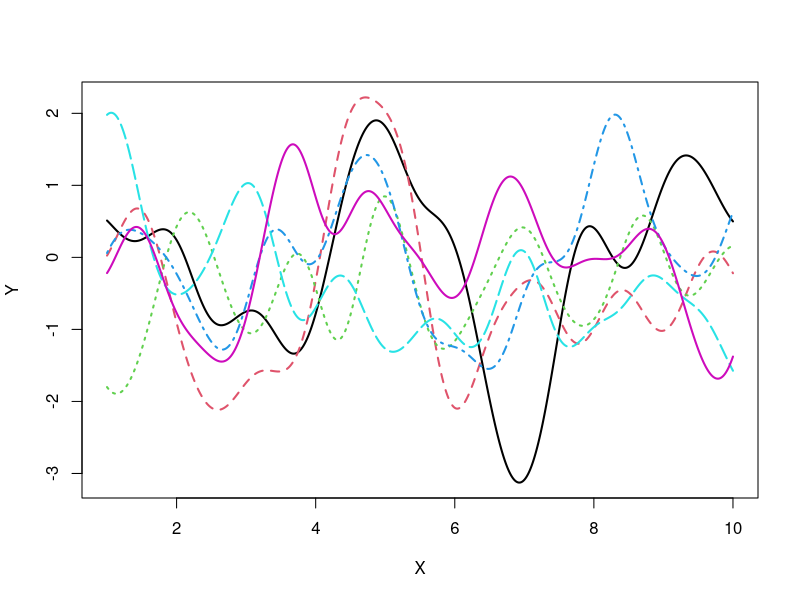
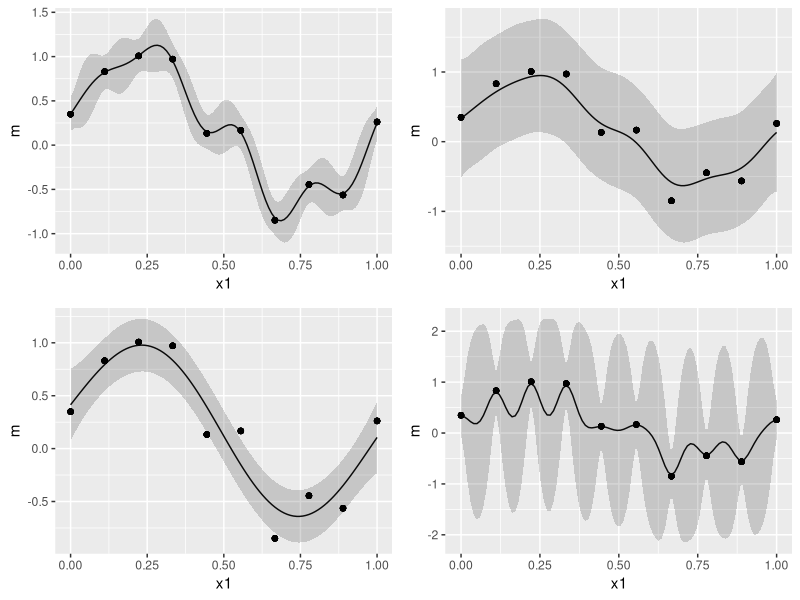
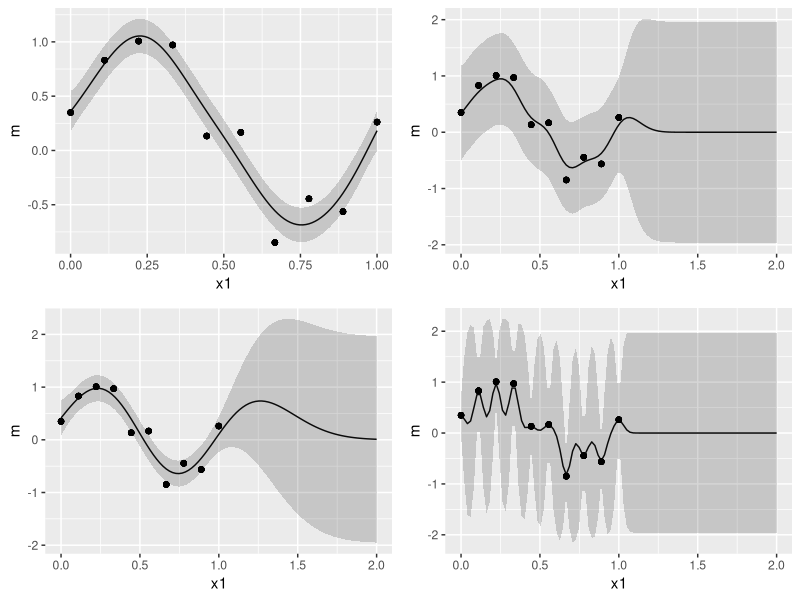

These figures' R source, in order:
## ---- chunk 1
def.source.hook  <- knitr::knit_hooks$get("source")
knitr::knit_hooks$set(source = function(x, options) {
  x <- def.source.hook(x, options)
  x <- ifelse(!is.null(options$linestretch), 
              paste0("\\linespread{", options$linestretch,"}\n", x, "\n\n\\linespread{", lstr,"}"), 
              x)
  ifelse(!is.null(options$size), 
         paste0("\\", options$size,"\n\n", x, "\n\n \\normalsize"), 
         x)
})
knitr::opts_chunk$set(warning = FALSE)
knitr::opts_chunk$set(message = FALSE)
## ---- chunk 2
# Define Kernel function
Kernel_Mat <- function(X,sigma,beta){
  N <- NROW(X)
  K <- matrix(0,N,N)
  for (i in 1:N) {
    for (k in 1:N) {
      if(i==k) kdelta = 1 else kdelta = 0
      K[i,k] <- K[k,i] <- exp(-t(X[i,]-X[k,])%*%(X[i,]-X[k,])/(2*sigma^2)) + beta^{-1}*kdelta
    }
  }
  return(K)
}

N <- 10 # max value of X
M <- 1000 # sample size
X <- matrix(seq(1,N,length=M),M,1) # create X
testK <- Kernel_Mat(X,0.5,1e+18) # calc kernel matrix

library(MASS)

P <- 6 # num of sample path
Y <- matrix(0,M,P) # define Y

for(i in 1:P){
  Y[,i] <- mvrnorm(n=1,rep(0,M),testK) # sample Y
}

# Plot
matplot(x=X,y=Y,type = "l",lwd = 2)

## ---- chunk 3
library(ggplot2)
library(grid)

# 1.Gaussian Process Regression

# PRML's synthetic data set
curve_fitting <- data.frame(
  x=c(0.000000,0.111111,0.222222,0.333333,0.444444,0.555556,0.666667,0.777778,0.888889,1.000000),
  t=c(0.349486,0.830839,1.007332,0.971507,0.133066,0.166823,-0.848307,-0.445686,-0.563567,0.261502))

f <- function(beta, sigma, xmin, xmax, input, train) {
  kernel <- function(x1, x2) exp(-(x1-x2)^2/(2*sigma^2)); # define Kernel function
  K <- outer(input, input, kernel); # calc gram matrix
  C_N <- K + diag(length(input))/beta
  m <- function(x) (outer(x, input, kernel) %*% solve(C_N) %*% train) # coditiona mean 
  m_sig <- function(x)(kernel(x,x) - diag(outer(x, input, kernel) %*% solve(C_N) %*% t(outer(x, input, kernel)))) #conditional variance
  x <- seq(xmin,xmax,length=100)
  output <- ggplot(data.frame(x1=x,m=m(x),sig1=m(x)+1.96*sqrt(m_sig(x)),sig2=m(x)-1.96*sqrt(m_sig(x)),
                              tx=input,ty=train),
                   aes(x=x1,y=m)) + 
    geom_line() +
    geom_ribbon(aes(ymin=sig1,ymax=sig2),alpha=0.2) +
    geom_point(aes(x=tx,y=ty))
  return(output)
}

grid.newpage() # make a palet
pushViewport(viewport(layout=grid.layout(2, 2))) # divide the palet into 2 by 2
print(f(100,0.1,0,1,curve_fitting$x,curve_fitting$t), vp=viewport(layout.pos.row=1, layout.pos.col=1))
print(f(4,0.10,0,1,curve_fitting$x,curve_fitting$t), vp=viewport(layout.pos.row=1, layout.pos.col=2))
print(f(25,0.30,0,1,curve_fitting$x,curve_fitting$t), vp=viewport(layout.pos.row=2, layout.pos.col=1))
print(f(25,0.030,0,1,curve_fitting$x,curve_fitting$t), vp=viewport(layout.pos.row=2, layout.pos.col=2)) 
## ---- chunk 4
grid.newpage() # make a palet
pushViewport(viewport(layout=grid.layout(2, 2))) # divide the palet into 2 by 2
print(f(100,0.1,0,2,curve_fitting$x,curve_fitting$t), vp=viewport(layout.pos.row=1, layout.pos.col=1)) 
print(f(4,0.10,0,2,curve_fitting$x,curve_fitting$t), vp=viewport(layout.pos.row=1, layout.pos.col=2)) 
print(f(25,0.30,0,2,curve_fitting$x,curve_fitting$t), vp=viewport(layout.pos.row=2, layout.pos.col=1))
print(f(25,0.030,0,2,curve_fitting$x,curve_fitting$t), vp=viewport(layout.pos.row=2, layout.pos.col=2)) 

## ---- chunk 5

g <- function(xmin, xmax, input, train){
  # initial value
  beta = 100
  b = 1
  a = 1
  learning_rate = 0.1
  itermax <- 1000
  if (class(input) == "numeric"){
    N <- length(input)
  } else
  {
    N <- NROW(input)
  }
  kernel <- function(x1, x2) a*exp(-0.5*b*(x1-x2)^2); # define kernel
  derivative_a <- function(x1,x2) exp(-0.5*b*(x1-x2)^2)
  derivative_b <- function(x1,x2) -0.5*a*(x1-x2)^2*exp(-0.5*b*(x1-x2)^2)
  dloglik_a <- function(C_N,y,x1,x2) {
    -sum(diag(solve(C_N)%*%outer(input, input, derivative_a)))+t(y)%*%solve(C_N)%*%outer(input, input, derivative_a)%*%solve(C_N)%*%y 
  }
  dloglik_b <- function(C_N,y,x1,x2) {
    -sum(diag(solve(C_N)%*%outer(input, input, derivative_b)))+t(y)%*%solve(C_N)%*%outer(input, input, derivative_b)%*%solve(C_N)%*%y 
  }
  # loglikelihood function
  likelihood <- function(b,a,x,y){
    kernel <- function(x1, x2) a*exp(-0.5*b*(x1-x2)^2)
    K <- outer(x, x, kernel)
    C_N <- K + diag(N)/beta
    itermax <- 1000
    l <- -1/2*log(det(C_N)) - N/2*(2*pi) - 1/2*t(y)%*%solve(C_N)%*%y
    return(l)
  }
  K <- outer(input, input, kernel) 
  C_N <- K + diag(N)/beta
  for (i in 1:itermax){
    kernel <- function(x1, x2) a*exp(-b*(x1-x2)^2)
    derivative_b <- function(x1,x2) -0.5*a*(x1-x2)^2*exp(-0.5*b*(x1-x2)^2)
    dloglik_b <- function(C_N,y,x1,x2) {
      -sum(diag(solve(C_N)%*%outer(input, input, derivative_b)))+t(y)%*%solve(C_N)%*%outer(input, input, derivative_b)%*%solve(C_N)%*%y 
    }
    K <- outer(input, input, kernel) # calc gram matrix
    C_N <- K + diag(N)/beta
    l <- 0
    if(abs(l-likelihood(b,a,input,train))<0.0001&i>2){
      break
    }else{
      a <- as.numeric(a + learning_rate*dloglik_a(C_N,train,input,input))
      b <- as.numeric(b + learning_rate*dloglik_b(C_N,train,input,input))
    }
    l <- likelihood(b,a,input,train)
  }
  K <- outer(input, input, kernel)
  C_N <- K + diag(length(input))/beta
  m <- function(x) (outer(x, input, kernel) %*% solve(C_N) %*% train)  
  m_sig <- function(x)(kernel(x,x) - diag(outer(x, input, kernel) %*% solve(C_N) %*% t(outer(x, input, kernel))))
  x <- seq(xmin,xmax,length=100)
  output <- ggplot(data.frame(x1=x,m=m(x),sig1=m(x)+1.96*sqrt(m_sig(x)),sig2=m(x)-1.96*sqrt(m_sig(x)),
                              tx=input,ty=train),
                   aes(x=x1,y=m)) + 
    geom_line() +
    geom_ribbon(aes(ymin=sig1,ymax=sig2),alpha=0.2) +
    geom_point(aes(x=tx,y=ty))
  return(output)
}

print(g(0,1,curve_fitting$x,curve_fitting$t), vp=viewport(layout.pos.row=1, layout.pos.col=1))


